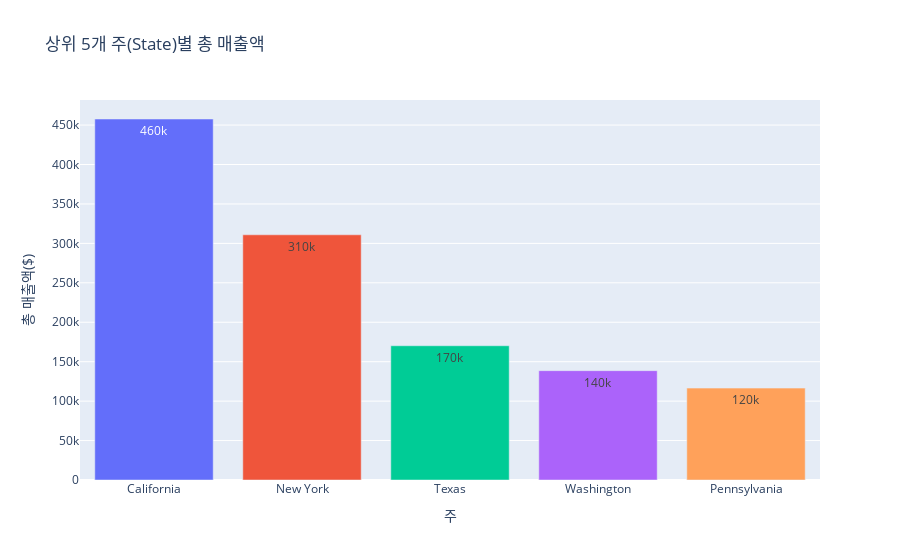

The code cell stored with this chart in its notebook:
### Markdown cell above
Q4. State(주)별 총 매출액을 계산하고, 상위 5개 주를 시각화하세요.

### Code cell
# 주(State)별 총 매출액 계산 (데이터에 'Revenue' 컬럼이 없으므로 'Sales' 컬럼 사용)
state_revenue = df.groupby('State')['Sales'].sum().reset_index()

# 상위 5개 주 정렬
top5_states = state_revenue.sort_values('Sales', ascending=False).head(5)

# 바 차트로 시각화
fig = px.bar(top5_states, 
             x='State', 
             y='Sales',
             title='상위 5개 주(State)별 총 매출액',
             labels={'State': '주', 'Sales': '총 매출액($)'},
             color='State',
             text_auto='.2s')
fig.update_layout(showlegend=False)
fig.show()

### Figure 1 — Plotly figure (JSON) as saved in the notebook; plotly's stock layout.template omitted (floating-point values rounded to 4 significant figures)
{"data": [{"hovertemplate": "주=%{x}<br>총 매출액($)=%{y}<extra></extra>", "legendgroup": "California", "marker": {"color": "#636efa", "pattern": {"shape": ""}}, "name": "California", "orientation": "v", "showlegend": true, "textposition": "auto", "texttemplate": "%{y:.2s}", "type": "bar", "x": ["California"], "xaxis": "x", "y": [457700.0], "yaxis": "y"}, {"hovertemplate": "주=%{x}<br>총 매출액($)=%{y}<extra></extra>", "legendgroup": "New York", "marker": {"color": "#EF553B", "pattern": {"shape": ""}}, "name": "New York", "orientation": "v", "showlegend": true, "textposition": "auto", "texttemplate": "%{y:.2s}", "type": "bar", "x": ["New York"], "xaxis": "x", "y": [310900.0], "yaxis": "y"}, {"hovertemplate": "주=%{x}<br>총 매출액($)=%{y}<extra></extra>", "legendgroup": "Texas", "marker": {"color": "#00cc96", "pattern": {"shape": ""}}, "name": "Texas", "orientation": "v", "showlegend": true, "textposition": "auto", "texttemplate": "%{y:.2s}", "type": "bar", "x": ["Texas"], "xaxis": "x", "y": [170200.0], "yaxis": "y"}, {"hovertemplate": "주=%{x}<br>총 매출액($)=%{y}<extra></extra>", "legendgroup": "Washington", "marker": {"color": "#ab63fa", "pattern": {"shape": ""}}, "name": "Washington", "orientation": "v", "showlegend": true, "textposition": "auto", "texttemplate": "%{y:.2s}", "type": "bar", "x": ["Washington"], "xaxis": "x", "y": [138600.0], "yaxis": "y"}, {"hovertemplate": "주=%{x}<br>총 매출액($)=%{y}<extra></extra>", "legendgroup": "Pennsylvania", "marker": {"color": "#FFA15A", "pattern": {"shape": ""}}, "name": "Pennsylvania", "orientation": "v", "showlegend": true, "textposition": "auto", "texttemplate": "%{y:.2s}", "type": "bar", "x": ["Pennsylvania"], "xaxis": "x", "y": [116500.0], "yaxis": "y"}], "layout": {"barmode": "relative", "legend": {"title": {"text": "주"}, "tracegroupgap": 0}, "showlegend": false, "title": {"text": "상위 5개 주(State)별 총 매출액"}, "xaxis": {"anchor": "y", "categoryarray": ["California", "New York", "Texas", "Washington", "Pennsylvania"], "categoryorder": "array", "domain": [0, 1], "title": {"text": "주"}}, "yaxis": {"anchor": "x", "domain": [0, 1], "title": {"text": "총 매출액($)"}}}}
